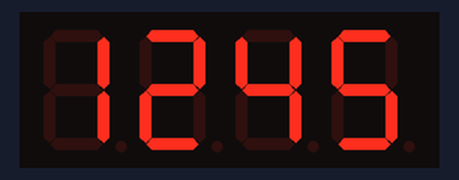
Bench run of a sketch on a simulated Arduino Uno, built with avr-gcc and run on an emulated ATmega328P. Parts: 4-digit seven-segment display. What the sketch prints to the serial monitor is not drawn.

Above: at 1.6 s.
At 3.6 s:
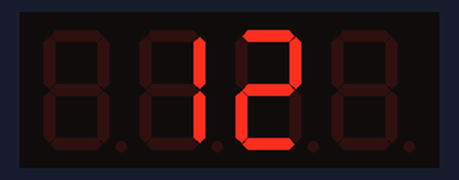

The sketch:

EjemploDisplay7Segmentos.ino
```cpp
#include <TM1637.h>

long distance;
int pinClk = 3;
int pinDio = 4;

TM1637 screen(pinClk, pinDio);

void setup() {
  Serial.begin(9600);

  // Inicializamos la pantalla de 7 segmentos y 4 dígitos
  screen.init();
  screen.set(BRIGHT_TYPICAL); //BRIGHT_TYPICAL = 2; BRIGHT_DARKEST = 0; BRIGHTEST = 7;

  delay(1500);// Esperamos a que se inicie la pantalla
}

void loop() {
  distance = 1245;

  int digit0 = distance / 1000;
  Serial.println("Digit0 " + String(digit0));
  int digit1 = (distance - digit0 * 1000) / 100;
  Serial.println("Digit1 " + String(digit1));
  int digit2 = (distance - (digit0 * 1000 + digit1 * 100)) / 10;
  Serial.println("Digit2 " + String(digit2));
  int digit3 = distance - (digit0 * 1000 + digit1 * 100 + digit2 * 10);
  Serial.println("Digit3 " + String(digit3));

  screen.display(0, digit0);
  screen.display(1, digit1);
  screen.display(2, digit2);
  screen.display(3, digit3);

  delay(2000);

  screen.clearDisplay();
  screen.display(1, digit0);
  screen.display(2, digit1);

  delay(5000);
}
```

Measured:
- what the display in image 0 shows lasts 2.1 s, from 1.5 s to 3.6 s
- what the display in image 1 shows lasts 5.0 s, from 3.6 s to 8.6 s
